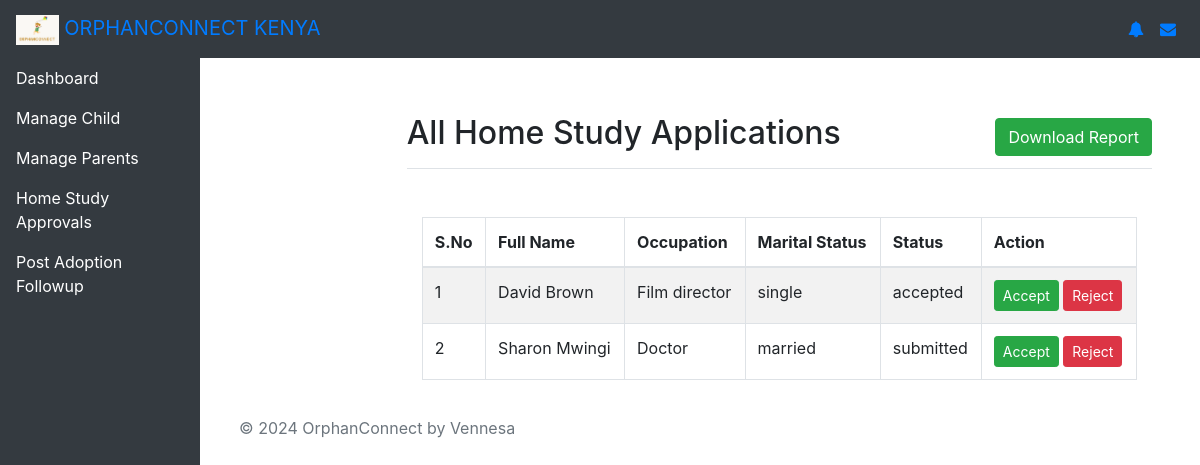
The app's page /Social_worker/all_requests.php with its own data.
### tables this page shows
CREATE TABLE `home_study_applications` (
  `id` int(11) NOT NULL,
  `parent_id` int(11) NOT NULL,
  `full_name` varchar(255) NOT NULL,
  `home_address` text NOT NULL,
  `occupation` varchar(255) NOT NULL,
  `marital_status` varchar(100) NOT NULL,
  `health_status` text DEFAULT NULL,
  `annual_income` decimal(10,2) NOT NULL,
  `references` text NOT NULL,
  `criminal_record` enum('yes','no') NOT NULL,
  `code_of_conduct` varchar(255) NOT NULL,
  `adopt_reason` text NOT NULL,
  `additional_notes` text DEFAULT NULL,
  `created_at` timestamp NOT NULL DEFAULT current_timestamp(),
  `updated_at` timestamp NOT NULL DEFAULT current_timestamp() ON UPDATE current_timestamp(),
  `status` enum('pending','accepted','rejected','submitted') DEFAULT 'pending'
);

### Social_worker/all_requests.php (the view, shortened to what this page needs)
<?php
require_once 'connection.php';
$sql = "SELECT id AS id, full_name, occupation, marital_status, status FROM home_study_applications";
$result = $conn->query($sql);
include "nav/nav.php";
?>
<main role="main" class="col-md-9 ml-sm-auto col-lg-10 px-4">
    <div class="d-flex justify-content-between flex-wrap flex-md-nowrap align-items-center pt-3 pb-2 mb-3 border-bottom">
        <h1 class="h2">All Home Study Applications</h1>
        <a href="download_approval.php" class="btn btn-success">Download Report</a>
    </div>
    <div class="container mt-5">
        <table id="homeStudyApplications" class="table table-striped table-bordered">
            <thead>
                <tr>
                    <th>S.No</th>
                    <th>Full Name</th>
                    <th>Occupation</th>
                    <th>Marital Status</th>
                    <th>Status</th>
                    <th>Action</th>
                </tr>
            </thead>
            <tbody>
                <?php
                if ($result->num_rows > 0) {
                    $serialNo = 1;
                    while ($row = $result->fetch_assoc()) {
                        echo "<tr>";
                        echo "<td>{$serialNo}</td>";
                        echo "<td>{$row['full_name']}</td>";
                        echo "<td>{$row['occupation']}</td>";
                        echo "<td>{$row['marital_status']}</td>";
                        echo "<td>{$row['status']}</td>";
                        echo "<td>
                                <a href='accepted_requests.php?id={$row['id']}' class='btn btn-success btn-sm'>Accept</a>
                                <a href='reject_application.php?id={$row['id']}' class='btn btn-danger btn-sm'>Reject</a>
                              </td>";
                        echo "</tr>";
                        $serialNo++;
                    }
                } else {
                    echo "<tr><td colspan='6'>No records found</td></tr>";
                }
                ?>
            </tbody>
        </table>
    </div>
</main>
<footer class="footer">
    <div class="container">
        <span class="text-muted">© 2024 OrphanConnect by Vennesa</span>
    </div>
</footer>
</body>
</html>

### Social_worker/nav/nav.php (style rules this page uses)
main { padding: 20px; }

### records on screen
home_study_applications: full_name "David Brown", occupation "Film director", marital_status "single", status "accepted"
home_study_applications: full_name "Sharon Mwingi", occupation "Doctor", marital_status "married", status "submitted"
